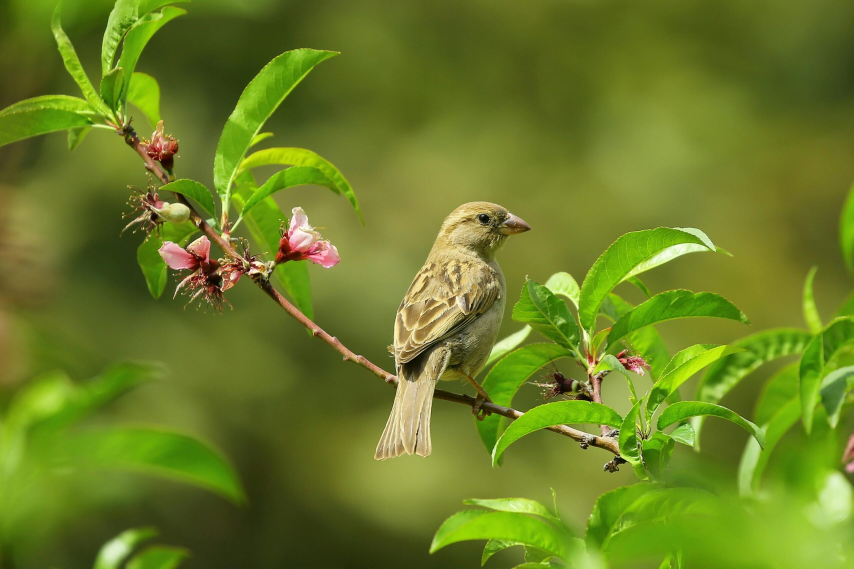
#> input picture uploads/Image-Annotation-scaled.jpg, 2560 x 1706 px (shown at 1/3 size)
$ python OpenCV.py
#> lines starting #> are read from the running program, lines starting #| are printed output that depends on the picture
import cv2

#def annotation_process():
image_path = input("Path of image: ").strip()
#> the answer given: ../uploads/Image-Annotation-scaled.jpg
upper_corner_x = 100
upper_corner_y = 100
lower_corner_x = 250
lower_corner_y = 250
annotation_label = "dog"

# read in image
img = cv2.imread(image_path)
#> img is the input picture: shape (1706, 2560, 3); mean B, G, R 36.6, 125.2, 106.5

# Resize the image while preserving aspect ratio
original_height, original_width = img.shape[:2]
#> original_height = 1706; original_width = 2560

new_width = 600
aspect_ratio = new_width / original_width
#> aspect_ratio = 0.234
new_height = int(original_height * aspect_ratio)
#> new_height = 399
img = cv2.resize(img, (new_width, new_height))
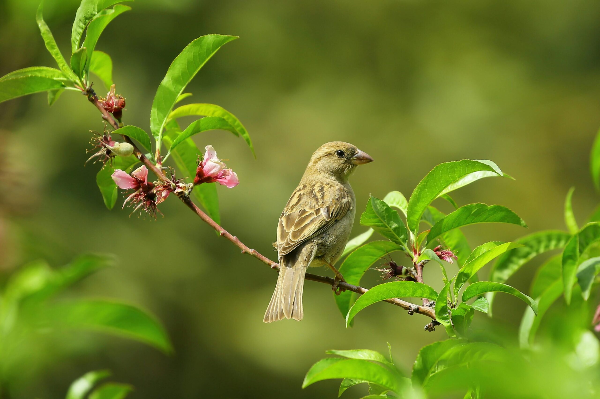
#> img: shape (399, 600, 3); mean B, G, R 36.5, 125.1, 106.4

rect1 = img.copy()
# cv2.rectangle() modifies img in place, so saving img afterward saves the version with the box drawn on it.
cv2.rectangle(rect1, (upper_corner_x, upper_corner_y), (lower_corner_x, lower_corner_y), (0, 255, 255), 2)
cv2.putText(rect1, annotation_label, (upper_corner_x, upper_corner_y), cv2.FONT_HERSHEY_SIMPLEX, 0.5, (255, 0, 0), 2, cv2.LINE_AA)
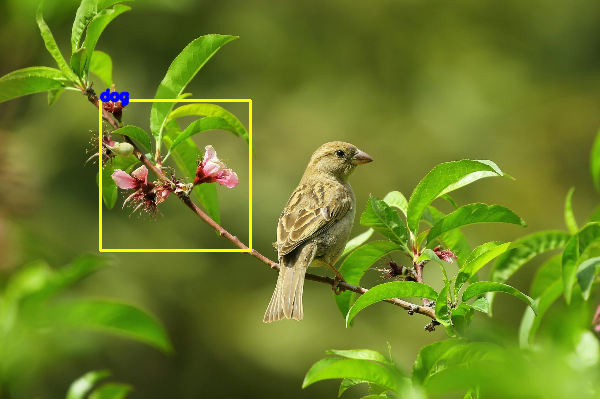
#> rect1: shape (399, 600, 3); mean B, G, R 36.4, 125.9, 107.3

cv2.imshow("Rectangle", rect1)

#> (the run stopped early here; a loop or call above may not have finished)
